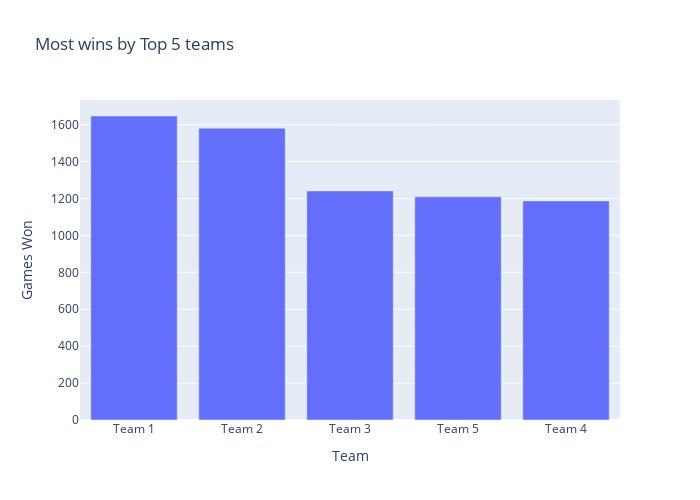

Notebook source saved alongside this figure:
### Code cell
# Top 5 teams with most games won
plot_top_n_teams(basketball_df, 'WonGames', 5, 'Most wins by Top 5 teams', 'Games Won')

### Figure 1 — Plotly figure (JSON) as saved in the notebook; plotly's stock layout.template omitted (floating-point values rounded to 4 significant figures)
{"data": [{"name": "Top 5 Teams (WonGames)", "type": "bar", "x": ["Team 1", "Team 2", "Team 3", "Team 5", "Team 4"], "y": [1647, 1581, 1241, 1209, 1187]}], "layout": {"barmode": "group", "height": 500, "title": {"text": "Most wins by Top 5 teams"}, "width": 700, "xaxis": {"title": {"text": "Team"}}, "yaxis": {"title": {"text": "Games Won"}}}}
